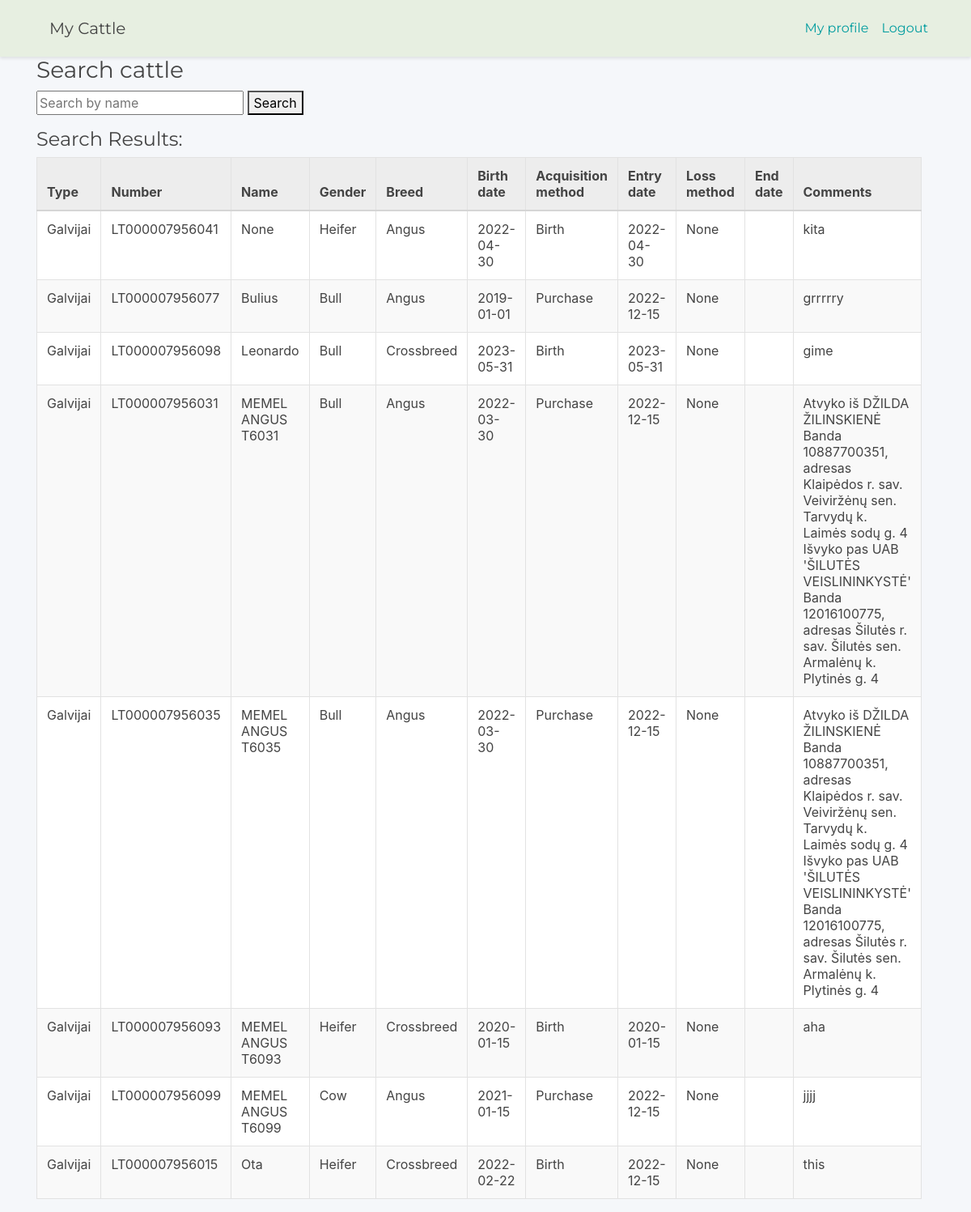
Page /my_farm/search_cattle/ (signed in) on the committed database.
### my_farm/models.py (models this page shows, shortened)
class Cattle(models.Model):
    BREED = [
        ('Angus', 'Angus'),
        ('Crossbreed', 'Crossbreed'),
    ]
    GENDER = [
        ('Heifer', 'Heifer'),
        ('Bull', 'Bull'),
        ('Cow', 'Cow'),
    ]
    ACQUISITION_METHOD = [
        ('Birth', 'Birth'),
        ('Purchase', 'Purchase'),
        ('Gift', 'Gift'),
    ]
    LOSS_METHOD = [
        ('Death', 'Death'),
        ('Sold', 'Sold'),
        ('Consumed', 'Consumed'),
        ('Gifted', 'Gifted'),
    ]
    type = models.CharField(default='Cattle', max_length=80, blank=False)
    number = models.CharField(max_length=80, blank=False, unique=True)
    name = models.CharField(max_length=80, blank=True, null=True)
    gender = models.CharField(choices=GENDER, max_length=80, blank=False)
    breed = models.CharField(choices=BREED, max_length=80, blank=False)
    birth_date = models.DateField(blank=True, null=True)
    acquisition_method = models.CharField(choices=ACQUISITION_METHOD, max_length=80, blank=True, null=True)
    entry_date = models.DateField(blank=True, null=True)
    loss_method = models.CharField(choices=LOSS_METHOD, max_length=80, blank=True, null=True)
    end_date = models.DateField(blank=True, null=True)
    comments = models.TextField(max_length=2000)
    deleted = models.BooleanField(default=False)
    picture = models.ImageField(upload_to='cattle_pictures', blank=True, null=True)
    class Meta:
        verbose_name = "Cattle Info"
        verbose_name_plural = "Cattle Info"
        ordering = ['name']

### my_farm/views.py (the view)
# urls.py: path('search_cattle/', search_cattle, name='search_cattle'),
def search_cattle(request):
    query = request.GET.get('query')
    if query:
        cattle_list = Cattle.objects.filter(deleted=False).filter(
            Q(type__icontains=query) |
            Q(number__icontains=query) |
            Q(name__icontains=query) |
            Q(gender__icontains=query) |
            Q(breed__icontains=query) |
            Q(birth_date__icontains=query) |
            Q(acquisition_method__icontains=query) |
            Q(entry_date__icontains=query) |
            Q(loss_method__icontains=query) |
            Q(end_date__icontains=query) |
            Q(comments__icontains=query)
        )
    else:
        cattle_list = Cattle.objects.filter(deleted=False)
    context = {'cattle_list': cattle_list}
    return render(request, 'my_farm/search_cattle.html', context)

### my_farm/templates/my_farm/search_cattle.html
{% extends 'base_user.html' %}
{% block content %}
<body>
    <h3>Search cattle</h3>
    <form method="GET" action="{% url 'my_farm:search_cattle' %}">
        <input type="text" name="query" value="{{ query }}" placeholder="Search by name">
        <button type="submit">Search</button>
    </form>
    <h4>Search Results:</h4>
    <div class="table-responsive">
        <div class="table-container">
            <table class="table table-bordered">
        <thead>
            <tr class="column-names">
              <th class="cattle-type">Type</th>
              <th class="cattle-number">Number</th>
              <th class="cattle-name">Name</th>
              <th class="cattle-gender">Gender</th>
              <th class="cattle-breed">Breed</th>
              <th class="cattle-birth_date">Birth date</th>
              <th class="cattle-acquisition_method">Acquisition method</th>
              <th class="cattle-entry_date">Entry date</th>
              <th class="cattle-loss_method">Loss method</th>
              <th class="cattle-end_date">End date</th>
              <th class="cattle-comments">Comments</th>
            </tr>
          </thead>
        <tbody>
            {% for cattle in cattle_list %}
            <tr>
                <td>{{ cattle.type }}</td>
                <td>{{ cattle.number }}</td>
                <td>{{ cattle.name }}</td>
                <td>{{ cattle.gender }}</td>
                <td>{{ cattle.breed }}</td>
                <td>{{ cattle.birth_date|date:"Y-m-d" }}</td>
                <td>{{ cattle.acquisition_method }}</td>
                <td>{{ cattle.entry_date|date:"Y-m-d" }}</td>
                <td>{{ cattle.loss_method }}</td>
                <td>{{ cattle.end_date|date:"Y-m-d" }}</td>
                <td>{{ cattle.comments }}</td>
            </tr>
            {% empty %}
            <tr>
                <td colspan="3">No cattle found.</td>
            </tr>
            {% endfor %}
        </tbody>
    </table>
        </div>
    </div>
</body>
{% endblock %}

### my_farm/static/css/table_styles.css (style rules this page uses)
.table-bordered thead tr.column-names { background-color: #e9e9e9; }
.table-bordered { font-size: 16px; padding: 5px; max-width: 800px; }
.table-bordered { color: #444444; }
.table-bordered th, .table-bordered td { border: 1px solid #e2e2e2; }
.table-bordered thead th { background-color: #ededed; border-bottom-color: #d5d5d5; }

### templates/base_user.html (style rules this page uses)
body { background-color: #F5F7FA; }
h3, h4, span, a { font-weight: normal !important; color: #444444; font-family: 'Montserrat', sans-serif; }

### rows in the picture
Cattle: type "Galvijai", number "LT000007956041", name "None", gender "Heifer", breed "Angus", birth_date "2022-04-30", acquisition_method "Birth", entry_date "2022-04-30", loss_method "None", comments "kita"
Cattle: type "Galvijai", number "LT000007956077", name "Bulius", gender "Bull", breed "Angus", birth_date "2019-01-01", acquisition_method "Purchase", entry_date "2022-12-15", loss_method "None", comments "grrrrry"
Cattle: type "Galvijai", number "LT000007956098", name "Leonardo", gender "Bull", breed "Crossbreed", birth_date "2023-05-31", acquisition_method "Birth", entry_date "2023-05-31", loss_method "None", comments "gime"
Cattle: type "Galvijai", number "LT000007956031", name "MEMEL ANGUS T6031", gender "Bull", breed "Angus", birth_date "2022-03-30", acquisition_method "Purchase", entry_date "2022-12-15", loss_method "None", comments "Atvyko iš DŽILDA ŽILINSKIENĖ Banda 10887700351, adresas Klaipėdos r. sav. Veiviržėnų sen. Tarvydų k. Laimės sodų g. 4 Išvyko pas UAB 'ŠILUTĖS VEISLININKYSTĖ' Banda 12016100775, adresas Šilutės r. sav. Šilutės sen. Armalėnų k. Plytinės g. 4"
Cattle: type "Galvijai", number "LT000007956035", name "MEMEL ANGUS T6035", gender "Bull", breed "Angus", birth_date "2022-03-30", acquisition_method "Purchase", entry_date "2022-12-15", loss_method "None", comments "Atvyko iš DŽILDA ŽILINSKIENĖ Banda 10887700351, adresas Klaipėdos r. sav. Veiviržėnų sen. Tarvydų k. Laimės sodų g. 4 Išvyko pas UAB 'ŠILUTĖS VEISLININKYSTĖ' Banda 12016100775, adresas Šilutės r. sav. Šilutės sen. Armalėnų k. Plytinės g. 4"
Cattle: type "Galvijai", number "LT000007956093", name "MEMEL ANGUS T6093", gender "Heifer", breed "Crossbreed", birth_date "2020-01-15", acquisition_method "Birth", entry_date "2020-01-15", loss_method "None", comments "aha"
Cattle: type "Galvijai", number "LT000007956099", name "MEMEL ANGUS T6099", gender "Cow", breed "Angus", birth_date "2021-01-15", acquisition_method "Purchase", entry_date "2022-12-15", loss_method "None", comments "jjjj"
Cattle: type "Galvijai", number "LT000007956015", name "Ota", gender "Heifer", breed "Crossbreed", birth_date "2022-02-22", acquisition_method "Birth", entry_date "2022-12-15", loss_method "None", comments "this"
